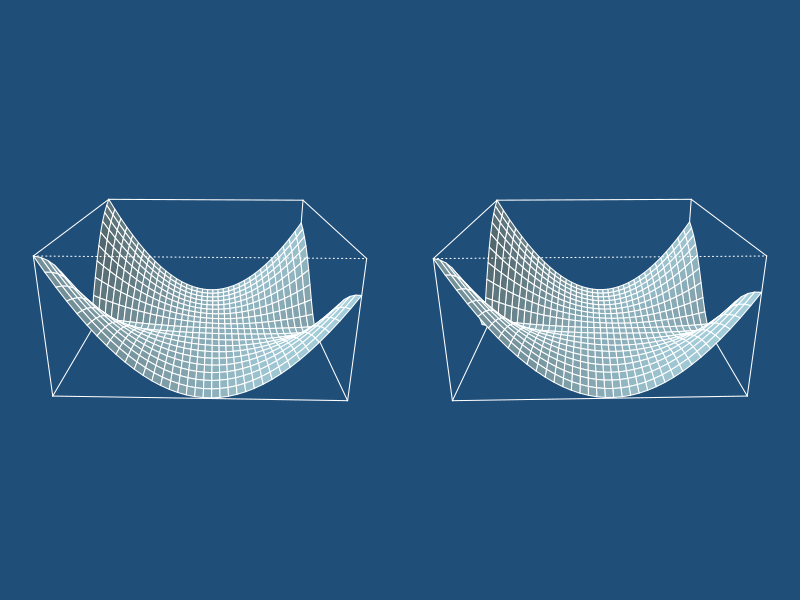

Here is the R script that generated this plot:
##############################################################
### Copyright (c) Richard Creamer 2019 - All Rights Reserved
### Inquiries: email 2to32minus1@gmail.com
##############################################################

### Globals
fontScale = 1.2    # Global font size variable
lf        = 1.2    # Enlarge font of plot labels
verbose   = FALSE  # Verbose printing
lw        = 2      # Line width
xMargin   = 1      # X-axis margin for plots
yMargin   = 1      # Y-axis margin for plots
de        = 0.01   # Small constant for estimating derivatives numerically
smlPts    = 1      # Small  data point/circle
medPts    = 1.5    # Medium data point/circle
lrgPts    = 2.0    # Large  data point/circle

### Run this function to generate this plot
runFunc = function() {
	path = "D:/Code/R/LeastSquaresPlay/PlotsAndAssocCode/Plot2/"
	savePngVerbose( paste(path, "Plot2.png", sep=""), plotGaussErrorSurfaceStereoPairGraphic, w=1200, h=400, un="px", doCopyright=FALSE )	
}

### Cross-eyes pair of Gaussian cost function surface
plotGaussErrorSurfaceStereoPairGraphic = function() {
	set.seed( 3 )
	gd = makeGaussianTestData( trueAmpl=5, trueSigma=2 )
	a = gd$trueAmpl
	s = gd$trueSigma
	x = gd$x
	y = gd$y
	xSpan = 44
	ySpan = 24
	ctrAmpl  = 0
	ctrSigma = 0
	minAmpl  = ctrAmpl  - xSpan/2
	maxAmpl  = ctrAmpl  + xSpan/2
	minSigma = ctrSigma - ySpan/2
	maxSigma = ctrSigma + ySpan/2
	aspect = xSpan/ySpan
	nr = 20
	nc = as.integer( nr *xSpan / ySpan )
	ampls = seq( minAmpl, maxAmpl, length.out=nc )
	sigmas = seq( minSigma, maxSigma, length.out=nr )
	z = getGaussErrorGrid( meanGaussSsdErr, ampls, sigmas, x, y )
	
	m = matrix( c( 1, 2 ), byrow=TRUE, nrow=1, ncol=2 )
	layout( m, widths = c( 1, 1 ), heights = c(1 ) )
	
	xyAngle=-1.5
	zAngle=20
	
	parSave = par( mar=c(0,1,0,1), fg="white", col.main="white", bg = rgb(31/255, 78/255, 121/255) )
	
	persp( ampls, sigmas, t(z), xlab="", ylab="", zlab="", main="", cex.lab=1.3*fontScale, axes=FALSE,
		   theta=xyAngle+3, phi=zAngle, expand=0.5, shade=0.3, col="lightblue", ticktype="detailed", cex.main=1.3*fontScale, cex.axis=fontScale )
	plotTitle = sprintf( "1D Gaussian Least-Squares Cost Function\nSSD Fit Error vs. Amplitude & Sigma\nLeft Eye", s, a )
	persp( ampls, sigmas, t(z), xlab="", ylab="", zlab="", main="",  cex.lab=1.3*fontScale, axes=FALSE,
		   theta=xyAngle, phi=zAngle, expand=0.5, shade=0.3, col="lightblue", ticktype="detailed", cex.main=1.3*fontScale, cex.axis=fontScale )
	
	par( parSave )
}

### Gaussian error/cost function - SSD
meanGaussSsdErr = function( x, y, a, sigma ) {
	return( (1/length(x)) * sum( (gauss1dFunc( x, a, sigma ) - y)^2 ) )
}

### Compute mean SSD Gaussian cost function over a grid of Amplitude and Sigma values
### Note: returned matrix may need to be transposed for some functions such as contour()
### TODO: Try to use outer()
getGaussErrorGrid = function( errorFunc, ampls, sigmas, x, y ) {
	nr = length( sigmas )
	nc = length( ampls )
	z = matrix( nrow=nr, ncol=nc )	
	for ( row in 1:nr ) {     # loop over y-coordinates (sigma)
		sigma = sigmas[row]
		for ( col in 1:nc ) { # loop over x-coordinates (amplitude)
			ampl = ampls[col]
			z[row, col] = errorFunc( x, y, a=ampl, sigma=sigma )
		}
	}
	return( z )
}

### 1D Gaussian
gauss1dFunc = function( x, a, sigma ) {
	return( a * exp( -0.5 * (x/sigma)^2 ) )
}

### Shared use case Gaussian data set generator used by several cooperating functions
makeGaussianTestData = function( trueAmpl=5, trueSigma=2, aGuess=sqrt(trueAmpl), sGuess=sqrt(trueSigma), nPts=40 ) {
	set.seed( 3 )
	x = seq( -5*trueSigma, 5*trueSigma, length=nPts )
	y = gauss1dFunc( x, trueAmpl, trueSigma ) + rnorm( length(x), sd=0.2 )
	guesses = list( a=aGuess, s=sGuess )
	tuple = list( trueAmpl=trueAmpl, trueSigma=trueSigma, x=x, y=y, nPts=nPts, guesses=guesses )
	return( tuple )
}

### Save to PNG file, specify width and height
savePngVerbose = function( path, plotFunc, w=512, h=512, un="px", doCopyright=TRUE, ... ) {
	png( filename = path, type="cairo", units=un, width=w, height=h, pointsize=12, res=96 )
	plotFunc( ... )
	if ( doCopyright )
		addCopyright()
	dev.off()
}

### Add copyright notice to plot via text()
addCopyright = function() {
	mtext( "Copyright \uA9 2019 Richard Creamer - All Rights Reserved", side=4, line=0, adj=0, cex=1.1 )
	mtext( "Email: 2to32minus1@gmail.com", side=4, line=1, adj=0, cex=1.1 )
}

runFunc()
